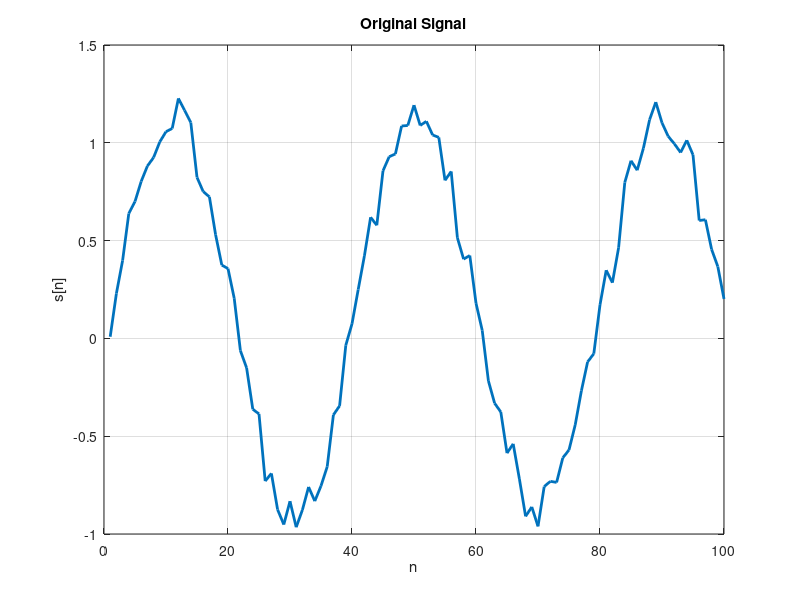

Write MATLAB code to recreate this figure. (Note: this script raises an error after producing the figure.)
% Prof. Dr. ir. Meshia Cédric OVENEKE
% cedric.oveneke@fitforpurpose.tech
% 2023

clc;
close all;

% Parameters
N = 100; % samples

% Create signal
T = pi; % period
n = 5.*linspace(0, T, N);
x = sin(n); % x[n]

% Create noise
sigma = 0.25; % noise magnitude
v = sigma.*rand(1, N);

% Compose noisy signal
s = x + v;

% Plot original signal
figure(1);
plot(s, 'LineWidth', 2);
xlabel('n');
ylabel('s[n]');
title('Original Signal');
grid on;

% Wavelet decomposition
[cA, cD] = dwt(s, 'haar');
figure(2);
subplot(2, 1, 1);
plot(cA, 'LineWidth', 2);
xlabel('n');
ylabel('cA[n]');
title('Approximation');
grid on;
subplot(2, 1, 2);
plot(cD, 'LineWidth', 2);
xlabel('n');
ylabel('cD[n]');
title('Details');
grid on;

% Plot superposition of signal and approximation
figure();
plot(n, s, 'LineWidth', 2);
hold on;
plot(n(1:2:end), cA, 'LineWidth', 2);
xlabel('n'),
legend('Signal s[n]', 'Approximation cA[n]');
title('Signal + Approximation');
grid on;